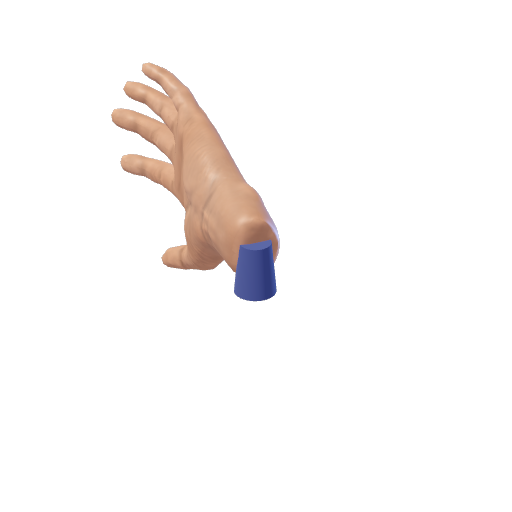
#> input picture assets/hand_frames/idle_00.png, 512 x 512 px; its folder holds only this picture in this run
$ python crop_frames.py
#> lines starting #> are read from the running program, lines starting #| are printed output that depends on the picture
#!/usr/bin/env python3
"""El karelerini ortak sınırla kırpar, ortalar, ölçekler."""
import glob, os
from PIL import Image

SRC = os.path.expanduser("~/color-fall-puzzle/assets/hand_frames")
OUT = os.path.join(SRC, "aligned")
SIZE = 256
PAD = 6

files = sorted(glob.glob(os.path.join(SRC, "idle_*.png")) +
               glob.glob(os.path.join(SRC, "snap_*.png")) +
               glob.glob(os.path.join(SRC, "clap_*.png")))

boxes = []
for f in files:
    im = Image.open(f).convert("RGBA")
#> im is the input picture: PIL image 512x512 RGBA; mean R, G, B, A 12.6, 10, 8.9, 17.3
    boxes.append(im.getbbox() or (0, 0, im.width, im.height))

x0 = min(b[0] for b in boxes); y0 = min(b[1] for b in boxes)
#> after `x0 = min((b[0] for b in boxes))`: x0 = 111
#> after `y0 = min((b[1] for b in boxes))`: y0 = 62
x1 = max(b[2] for b in boxes); y1 = max(b[3] for b in boxes)
#> after `x1 = max((b[2] for b in boxes))`: x1 = 280
#> after `y1 = max((b[3] for b in boxes))`: y1 = 302
x0 = max(0, x0 - PAD); y0 = max(0, y0 - PAD)
#> after `x0 = max(0, x0 - PAD)`: x0 = 105
#> after `y0 = max(0, y0 - PAD)`: y0 = 56
x1 += PAD; y1 += PAD
#> after `x1 += PAD`: x1 = 286
#> after `y1 += PAD`: y1 = 308

w, h = x1 - x0, y1 - y0
#> w = 181; h = 252
side = max(w, h)
#> side = 252
cx = (x0 + x1) // 2
#> cx = 195
cy = (y0 + y1) // 2
#> cy = 182

os.makedirs(OUT, exist_ok=True)
for f in files:
    im = Image.open(f).convert("RGBA")
    # ortak kareyi al (kare dışına taşarsa saydam doldur)
    canvas = Image.new("RGBA", (side, side), (0, 0, 0, 0))
#> canvas: PIL image 252x252 RGBA; every value is 0
    canvas.paste(im, (side // 2 - cx, side // 2 - cy), im)
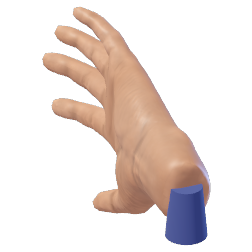
#> canvas: PIL image 252x252 RGBA; mean R, G, B, A 51.4, 40.7, 36.3, 70.7; transparent parts drawn white
    canvas = canvas.resize((SIZE, SIZE), Image.LANCZOS)
#> canvas: PIL image 256x256 RGBA
    canvas.save(os.path.join(OUT, os.path.basename(f)))

print("kare:", len(files), "kutu:", (x0, y0, x1, y1), "side:", side)
#| kare: 1 kutu: (105, 56, 286, 308) side: 252

cols = 8
rows = (len(files) + cols - 1) // cols
sheet = Image.new("RGBA", (SIZE * cols, SIZE * rows), (16, 17, 26, 255))
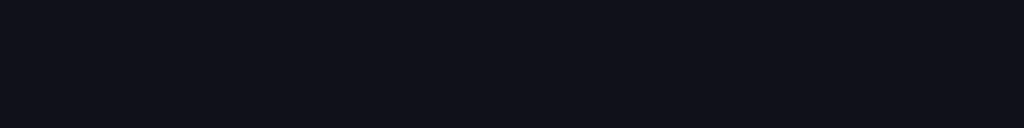
#> sheet: PIL image 2048x256 RGBA (shown at 1/2 size); mean R, G, B, A 16, 17, 26, 255
for i, f in enumerate(files):
    im = Image.open(os.path.join(OUT, os.path.basename(f)))
    sheet.paste(im, ((i % cols) * SIZE, (i // cols) * SIZE), im)
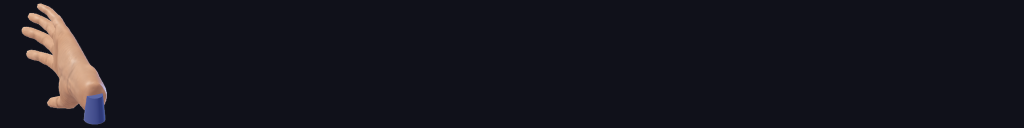
#> sheet: PIL image 2048x256 RGBA (shown at 1/2 size); mean R, G, B, A 21.8, 21.5, 29.6, 254.9; transparent parts drawn white
sheet.convert("RGB").save("/tmp/opencode/ref/frames_sheet.png")
print("sheet:", sheet.size)
#| sheet: (2048, 256)
